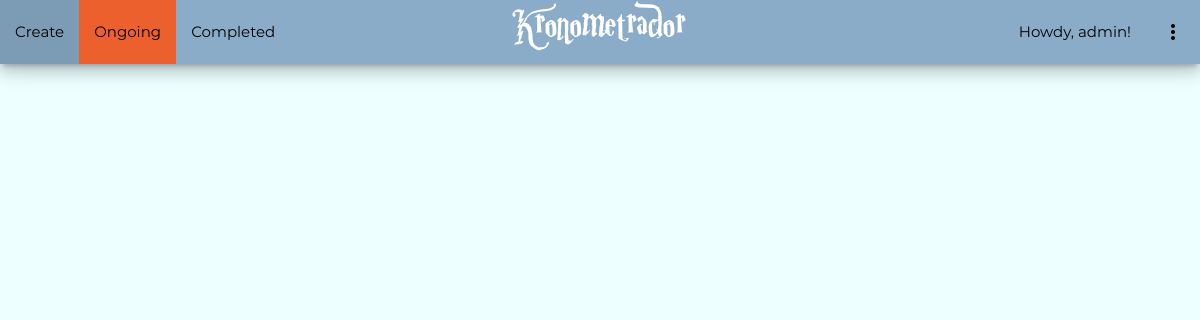
Before: /current/ (signed in) with the older database file.
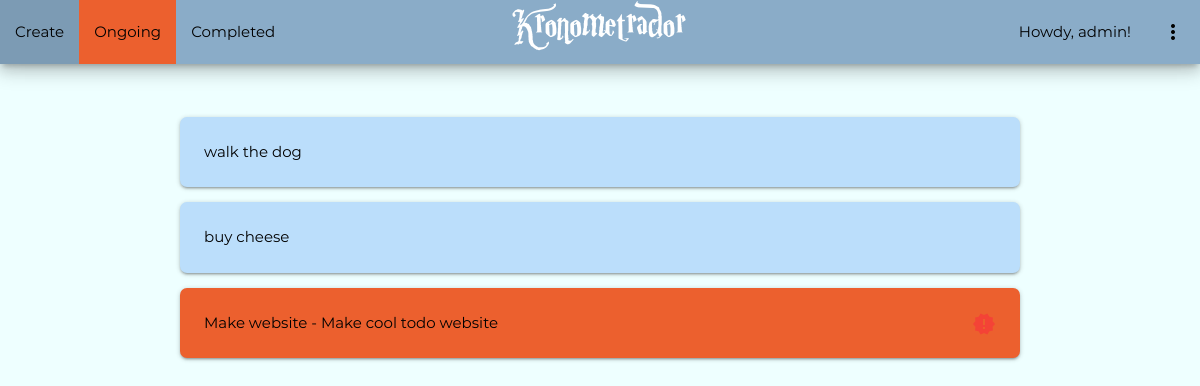
After: the same page with the newer database file.
### todo/models.py (models this page shows, shortened)
class Todo(models.Model) :
    title = models.CharField(max_length=30)
    memo = models.TextField(blank=True)
    created = models.DateTimeField(auto_now_add=True)
    datecompleted = models.DateTimeField(null=True, blank=True)
    important = models.BooleanField(default=False)
    user = models.ForeignKey(User, on_delete=models.CASCADE)

### todo/views.py (the view)
# urls.py: path('current/', views.currenttodos, name='currenttodos'),
@login_required
def currenttodos(request) :
    todos = Todo.objects.filter(user=request.user, datecompleted__isnull=True)
    return render(request, 'todo/currenttodos.html', {'todos':todos})

### todo/templates/todo/currenttodos.html
{% extends 'todo/base.html' %}
{% block home-url %}{% url 'home' %}{% endblock %}
{% block create-url %}{% url 'createtodo' %}{% endblock %}
{% block current-url %}#!{% endblock %}
{% block completed-url %}{% url 'completedtodos' %}{% endblock %}
{% block current-active %}class="active"{% endblock %}
{% block content %}
<div class="container">
    {% for todo in todos %}
    <div class="card-panel {% if todo.important %}imp-todo{% else %}todo{% endif %}-card">
        <a href="{% url 'viewtodo' todo.id %}">
            {{ todo.title }}
            {% if todo.memo %}
                - {{ todo.memo }}
            {% endif %}
        </a>
        {% if todo.important %}
        <i class="material-icons right red-text">new_releases</i>
        {% endif %}
    </div>
    {% endfor %}
</div>
{% endblock %}

Changed rows visible on the page:
now on this page (row edited): Todo: title "walk the dog"
added Todo: title "buy cheese"
added Todo: title "Make website", memo "Make cool todo website", important True (drawn)
